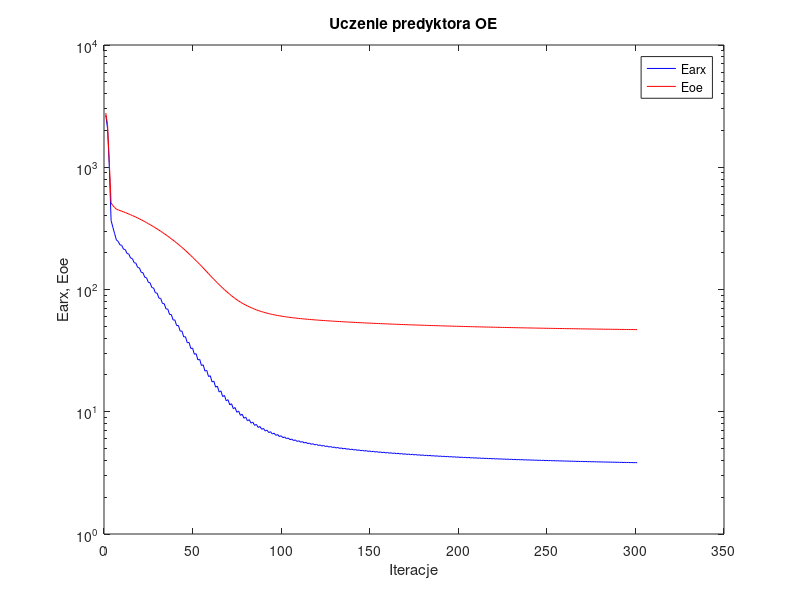
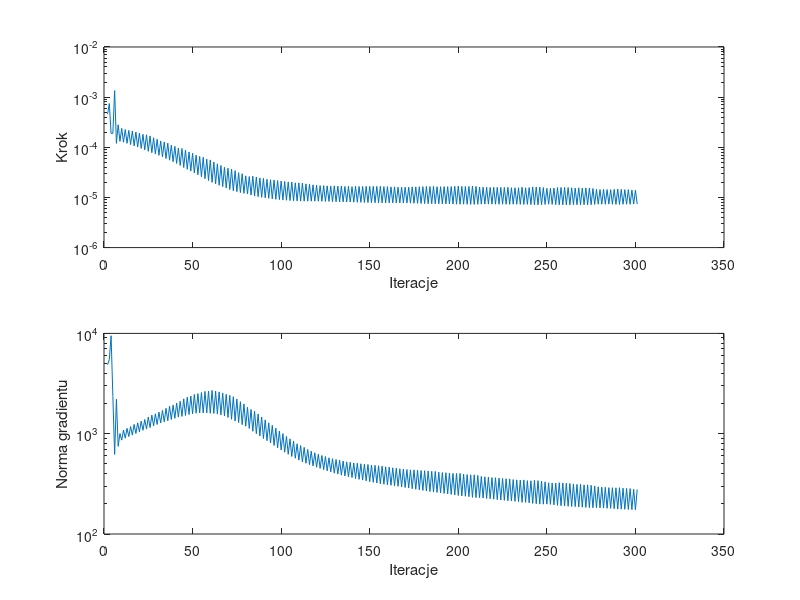

These charts were generated, in order, by the following MATLAB code:
%uczenie predyktora oe
clear all;
n=0; farx(n+1)=2.662922e+003; foe(n+1)=2.778904e+003; wspucz(n+1)=0.000000e+000; ng(n+1)=0.000000e+000;
n=1; farx(n+1)=2.074303e+003; foe(n+1)=2.235237e+003; krok(n+1)=4.576195e-004; ng(n+1)=4.867255e+003;
n=2; farx(n+1)=1.004971e+003; foe(n+1)=1.096132e+003; krok(n+1)=7.476124e-004; ng(n+1)=5.491155e+003;
n=3; farx(n+1)=3.674509e+002; foe(n+1)=5.119705e+002; krok(n+1)=1.890665e-004; ng(n+1)=9.476405e+003;
n=4; farx(n+1)=3.228005e+002; foe(n+1)=4.853030e+002; krok(n+1)=1.897438e-004; ng(n+1)=2.350445e+003;
n=5; farx(n+1)=2.864288e+002; foe(n+1)=4.693705e+002; krok(n+1)=1.350179e-003; ng(n+1)=6.218763e+002;
n=6; farx(n+1)=2.539122e+002; foe(n+1)=4.537435e+002; krok(n+1)=1.200037e-004; ng(n+1)=2.204605e+003;
n=7; farx(n+1)=2.476415e+002; foe(n+1)=4.480148e+002; krok(n+1)=2.815739e-004; ng(n+1)=7.488470e+002;
n=8; farx(n+1)=2.319472e+002; foe(n+1)=4.423962e+002; krok(n+1)=1.314970e-004; ng(n+1)=1.003127e+003;
n=9; farx(n+1)=2.296935e+002; foe(n+1)=4.370994e+002; krok(n+1)=2.385047e-004; ng(n+1)=8.629688e+002;
n=10; farx(n+1)=2.139076e+002; foe(n+1)=4.315684e+002; krok(n+1)=1.263309e-004; ng(n+1)=1.087434e+003;
n=11; farx(n+1)=2.119248e+002; foe(n+1)=4.261153e+002; krok(n+1)=2.263251e-004; ng(n+1)=9.025202e+002;
n=12; farx(n+1)=1.969788e+002; foe(n+1)=4.203966e+002; krok(n+1)=1.200037e-004; ng(n+1)=1.130649e+003;
n=13; farx(n+1)=1.951198e+002; foe(n+1)=4.147398e+002; krok(n+1)=2.171980e-004; ng(n+1)=9.369500e+002;
n=14; farx(n+1)=1.810297e+002; foe(n+1)=4.088396e+002; krok(n+1)=1.133097e-004; ng(n+1)=1.178083e+003;
n=15; farx(n+1)=1.792152e+002; foe(n+1)=4.029483e+002; krok(n+1)=2.116763e-004; ng(n+1)=9.681742e+002;
n=16; farx(n+1)=1.658434e+002; foe(n+1)=3.968248e+002; krok(n+1)=1.067624e-004; ng(n+1)=1.236749e+003;
n=17; farx(n+1)=1.642018e+002; foe(n+1)=3.907675e+002; krok(n+1)=2.015675e-004; ng(n+1)=1.004790e+003;
n=18; farx(n+1)=1.516073e+002; foe(n+1)=3.845079e+002; krok(n+1)=1.011842e-004; ng(n+1)=1.283195e+003;
n=19; farx(n+1)=1.502016e+002; foe(n+1)=3.783364e+002; krok(n+1)=1.912147e-004; ng(n+1)=1.044177e+003;
n=20; farx(n+1)=1.383701e+002; foe(n+1)=3.719444e+002; krok(n+1)=9.532169e-005; ng(n+1)=1.334191e+003;
n=21; farx(n+1)=1.371212e+002; foe(n+1)=3.656430e+002; krok(n+1)=1.812217e-004; ng(n+1)=1.082143e+003;
n=22; farx(n+1)=1.261258e+002; foe(n+1)=3.591741e+002; krok(n+1)=8.923578e-005; ng(n+1)=1.385421e+003;
n=23; farx(n+1)=1.249040e+002; foe(n+1)=3.526650e+002; krok(n+1)=1.775639e-004; ng(n+1)=1.113027e+003;
n=24; farx(n+1)=1.145160e+002; foe(n+1)=3.460000e+002; krok(n+1)=8.312662e-005; ng(n+1)=1.463568e+003;
n=25; farx(n+1)=1.134763e+002; foe(n+1)=3.394058e+002; krok(n+1)=1.687724e-004; ng(n+1)=1.151511e+003;
n=26; farx(n+1)=1.037153e+002; foe(n+1)=3.326448e+002; krok(n+1)=7.813213e-005; ng(n+1)=1.532068e+003;
n=27; farx(n+1)=1.029494e+002; foe(n+1)=3.260816e+002; krok(n+1)=1.547514e-004; ng(n+1)=1.196422e+003;
n=28; farx(n+1)=9.393991e+001; foe(n+1)=3.193900e+002; krok(n+1)=7.372297e-005; ng(n+1)=1.578715e+003;
n=29; farx(n+1)=9.336357e+001; foe(n+1)=3.128202e+002; krok(n+1)=1.446622e-004; ng(n+1)=1.236890e+003;
n=30; farx(n+1)=8.497834e+001; foe(n+1)=3.061305e+002; krok(n+1)=6.918420e-005; ng(n+1)=1.642179e+003;
n=31; farx(n+1)=8.459790e+001; foe(n+1)=2.995969e+002; krok(n+1)=1.340573e-004; ng(n+1)=1.278809e+003;
n=32; farx(n+1)=7.686442e+001; foe(n+1)=2.929500e+002; krok(n+1)=6.446963e-005; ng(n+1)=1.706565e+003;
n=33; farx(n+1)=7.657046e+001; foe(n+1)=2.863668e+002; krok(n+1)=1.275185e-004; ng(n+1)=1.312358e+003;
n=34; farx(n+1)=6.938619e+001; foe(n+1)=2.796927e+002; krok(n+1)=5.962617e-005; ng(n+1)=1.790355e+003;
n=35; farx(n+1)=6.918461e+001; foe(n+1)=2.730846e+002; krok(n+1)=1.209505e-004; ng(n+1)=1.346108e+003;
n=36; farx(n+1)=6.248401e+001; foe(n+1)=2.663952e+002; krok(n+1)=5.538211e-005; ng(n+1)=1.877325e+003;
n=37; farx(n+1)=6.243080e+001; foe(n+1)=2.598907e+002; krok(n+1)=1.098766e-004; ng(n+1)=1.387724e+003;
n=38; farx(n+1)=5.633468e+001; foe(n+1)=2.533814e+002; krok(n+1)=5.162212e-005; ng(n+1)=1.927340e+003;
n=39; farx(n+1)=5.635995e+001; foe(n+1)=2.468918e+002; krok(n+1)=1.043938e-004; ng(n+1)=1.423755e+003;
n=40; farx(n+1)=5.067578e+001; foe(n+1)=2.403729e+002; krok(n+1)=4.765565e-005; ng(n+1)=2.022297e+003;
n=41; farx(n+1)=5.082832e+001; foe(n+1)=2.340142e+002; krok(n+1)=9.675577e-005; ng(n+1)=1.465189e+003;
n=42; farx(n+1)=4.564142e+001; foe(n+1)=2.275722e+002; krok(n+1)=4.341873e-005; ng(n+1)=2.106850e+003;
n=43; farx(n+1)=4.575339e+001; foe(n+1)=2.211068e+002; krok(n+1)=9.441524e-005; ng(n+1)=1.487415e+003;
n=44; farx(n+1)=4.094337e+001; foe(n+1)=2.146529e+002; krok(n+1)=3.955346e-005; ng(n+1)=2.224975e+003;
n=45; farx(n+1)=4.109689e+001; foe(n+1)=2.082652e+002; krok(n+1)=8.836179e-005; ng(n+1)=1.519699e+003;
n=46; farx(n+1)=3.668775e+001; foe(n+1)=2.019549e+002; krok(n+1)=3.646823e-005; ng(n+1)=2.309200e+003;
n=47; farx(n+1)=3.692390e+001; foe(n+1)=1.957856e+002; krok(n+1)=8.083878e-005; ng(n+1)=1.554841e+003;
n=48; farx(n+1)=3.293284e+001; foe(n+1)=1.896985e+002; krok(n+1)=3.351833e-005; ng(n+1)=2.374336e+003;
n=49; farx(n+1)=3.319592e+001; foe(n+1)=1.836688e+002; krok(n+1)=7.619426e-005; ng(n+1)=1.578174e+003;
n=50; farx(n+1)=2.953754e+001; foe(n+1)=1.777352e+002; krok(n+1)=3.076914e-005; ng(n+1)=2.461581e+003;
n=51; farx(n+1)=2.984605e+001; foe(n+1)=1.719708e+002; krok(n+1)=6.976007e-005; ng(n+1)=1.601932e+003;
n=52; farx(n+1)=2.655529e+001; foe(n+1)=1.663315e+002; krok(n+1)=2.832743e-005; ng(n+1)=2.507560e+003;
n=53; farx(n+1)=2.687780e+001; foe(n+1)=1.607866e+002; krok(n+1)=6.564208e-005; ng(n+1)=1.612718e+003;
n=54; farx(n+1)=2.390257e+001; foe(n+1)=1.553723e+002; krok(n+1)=2.581106e-005; ng(n+1)=2.573883e+003;
n=55; farx(n+1)=2.420592e+001; foe(n+1)=1.500006e+002; krok(n+1)=6.293327e-005; ng(n+1)=1.609206e+003;
n=56; farx(n+1)=2.149833e+001; foe(n+1)=1.448106e+002; krok(n+1)=2.364703e-005; ng(n+1)=2.640469e+003;
n=57; farx(n+1)=2.181368e+001; foe(n+1)=1.397785e+002; krok(n+1)=5.815705e-005; ng(n+1)=1.610970e+003;
n=58; farx(n+1)=1.940676e+001; foe(n+1)=1.349533e+002; krok(n+1)=2.170937e-005; ng(n+1)=2.654693e+003;
n=59; farx(n+1)=1.970482e+001; foe(n+1)=1.301751e+002; krok(n+1)=5.603333e-005; ng(n+1)=1.597995e+003;
n=60; farx(n+1)=1.751591e+001; foe(n+1)=1.256105e+002; krok(n+1)=1.999909e-005; ng(n+1)=2.699345e+003;
n=61; farx(n+1)=1.782959e+001; foe(n+1)=1.212860e+002; krok(n+1)=5.090921e-005; ng(n+1)=1.591167e+003;
n=62; farx(n+1)=1.589854e+001; foe(n+1)=1.171713e+002; krok(n+1)=1.865637e-005; ng(n+1)=2.659943e+003;
n=63; farx(n+1)=1.620984e+001; foe(n+1)=1.132578e+002; krok(n+1)=4.687315e-005; ng(n+1)=1.570734e+003;
n=64; farx(n+1)=1.450491e+001; foe(n+1)=1.095647e+002; krok(n+1)=1.744002e-005; ng(n+1)=2.610601e+003;
n=65; farx(n+1)=1.480772e+001; foe(n+1)=1.060477e+002; krok(n+1)=4.341873e-005; ng(n+1)=1.540174e+003;
n=66; farx(n+1)=1.329845e+001; foe(n+1)=1.027545e+002; krok(n+1)=1.641052e-005; ng(n+1)=2.548508e+003;
n=67; farx(n+1)=1.359885e+001; foe(n+1)=9.965338e+001; krok(n+1)=3.990378e-005; ng(n+1)=1.506008e+003;
n=68; farx(n+1)=1.227525e+001; foe(n+1)=9.674597e+001; krok(n+1)=1.539716e-005; ng(n+1)=2.468101e+003;
n=69; farx(n+1)=1.255432e+001; foe(n+1)=9.395934e+001; krok(n+1)=3.828771e-005; ng(n+1)=1.453006e+003;
n=70; farx(n+1)=1.137765e+001; foe(n+1)=9.135472e+001; krok(n+1)=1.438760e-005; ng(n+1)=2.410990e+003;
n=71; farx(n+1)=1.163528e+001; foe(n+1)=8.887475e+001; krok(n+1)=3.673902e-005; ng(n+1)=1.393569e+003;
n=72; farx(n+1)=1.058827e+001; foe(n+1)=8.656577e+001; krok(n+1)=1.356957e-005; ng(n+1)=2.337137e+003;
n=73; farx(n+1)=1.083048e+001; foe(n+1)=8.441649e+001; krok(n+1)=3.418410e-005; ng(n+1)=1.337730e+003;
n=74; farx(n+1)=9.908571e+000; foe(n+1)=8.242972e+001; krok(n+1)=1.302585e-005; ng(n+1)=2.219376e+003;
n=75; farx(n+1)=1.014333e+001; foe(n+1)=8.060994e+001; krok(n+1)=3.117191e-005; ng(n+1)=1.291817e+003;
n=76; farx(n+1)=9.340974e+000; foe(n+1)=7.892077e+001; krok(n+1)=1.250178e-005; ng(n+1)=2.085106e+003;
n=77; farx(n+1)=9.557561e+000; foe(n+1)=7.733942e+001; krok(n+1)=2.973907e-005; ng(n+1)=1.231515e+003;
n=78; farx(n+1)=8.839879e+000; foe(n+1)=7.587462e+001; krok(n+1)=1.209447e-005; ng(n+1)=1.980590e+003;
n=79; farx(n+1)=9.047669e+000; foe(n+1)=7.454931e+001; krok(n+1)=2.692622e-005; ng(n+1)=1.186986e+003;
n=80; farx(n+1)=8.423823e+000; foe(n+1)=7.331807e+001; krok(n+1)=1.175619e-005; ng(n+1)=1.835701e+003;
n=81; farx(n+1)=8.616381e+000; foe(n+1)=7.216775e+001; krok(n+1)=2.605170e-005; ng(n+1)=1.128585e+003;
n=82; farx(n+1)=8.064095e+000; foe(n+1)=7.109167e+001; krok(n+1)=1.115447e-005; ng(n+1)=1.744435e+003;
n=83; farx(n+1)=8.233115e+000; foe(n+1)=7.006039e+001; krok(n+1)=2.648762e-005; ng(n+1)=1.056726e+003;
n=84; farx(n+1)=7.732005e+000; foe(n+1)=6.910384e+001; krok(n+1)=1.066004e-005; ng(n+1)=1.674768e+003;
n=85; farx(n+1)=7.886932e+000; foe(n+1)=6.821391e+001; krok(n+1)=2.560827e-005; ng(n+1)=1.000247e+003;
n=86; farx(n+1)=7.439220e+000; foe(n+1)=6.738754e+001; krok(n+1)=1.034200e-005; ng(n+1)=1.573625e+003;
n=87; farx(n+1)=7.582038e+000; foe(n+1)=6.662404e+001; krok(n+1)=2.450546e-005; ng(n+1)=9.492875e+002;
n=88; farx(n+1)=7.185145e+000; foe(n+1)=6.591482e+001; krok(n+1)=1.003721e-005; ng(n+1)=1.467986e+003;
n=89; farx(n+1)=7.313324e+000; foe(n+1)=6.524671e+001; krok(n+1)=2.394830e-005; ng(n+1)=8.949152e+002;
n=90; farx(n+1)=6.956301e+000; foe(n+1)=6.463350e+001; krok(n+1)=9.836241e-006; ng(n+1)=1.372582e+003;
n=91; farx(n+1)=7.077420e+000; foe(n+1)=6.406166e+001; krok(n+1)=2.296646e-005; ng(n+1)=8.525011e+002;
n=92; farx(n+1)=6.755912e+000; foe(n+1)=6.352885e+001; krok(n+1)=9.628751e-006; ng(n+1)=1.283658e+003;
n=93; farx(n+1)=6.869585e+000; foe(n+1)=6.303130e+001; krok(n+1)=2.253084e-005; ng(n+1)=8.088977e+002;
n=94; farx(n+1)=6.577864e+000; foe(n+1)=6.256016e+001; krok(n+1)=9.351708e-006; ng(n+1)=1.211686e+003;
n=95; farx(n+1)=6.680763e+000; foe(n+1)=6.211835e+001; krok(n+1)=2.224570e-005; ng(n+1)=7.628650e+002;
n=96; farx(n+1)=6.415977e+000; foe(n+1)=6.170448e+001; krok(n+1)=9.177209e-006; ng(n+1)=1.135251e+003;
n=97; farx(n+1)=6.511473e+000; foe(n+1)=6.131525e+001; krok(n+1)=2.170937e-005; ng(n+1)=7.233762e+002;
n=98; farx(n+1)=6.270091e+000; foe(n+1)=6.095046e+001; krok(n+1)=9.049168e-006; ng(n+1)=1.062729e+003;
n=99; farx(n+1)=6.360297e+000; foe(n+1)=6.060694e+001; krok(n+1)=2.122479e-005; ng(n+1)=6.880714e+002;
n=100; farx(n+1)=6.138631e+000; foe(n+1)=6.028151e+001; krok(n+1)=8.913402e-006; ng(n+1)=1.000227e+003;
n=101; farx(n+1)=6.223436e+000; foe(n+1)=5.997523e+001; krok(n+1)=2.077412e-005; ng(n+1)=6.546305e+002;
n=102; farx(n+1)=6.019580e+000; foe(n+1)=5.968397e+001; krok(n+1)=8.799185e-006; ng(n+1)=9.406410e+002;
n=103; farx(n+1)=6.099516e+000; foe(n+1)=5.940834e+001; krok(n+1)=2.042530e-005; ng(n+1)=6.233490e+002;
n=104; farx(n+1)=5.911419e+000; foe(n+1)=5.914539e+001; krok(n+1)=8.671956e-006; ng(n+1)=8.875678e+002;
n=105; farx(n+1)=5.986635e+000; foe(n+1)=5.889387e+001; krok(n+1)=2.031935e-005; ng(n+1)=5.929445e+002;
n=106; farx(n+1)=5.810566e+000; foe(n+1)=5.865366e+001; krok(n+1)=8.600086e-006; ng(n+1)=8.426641e+002;
n=107; farx(n+1)=5.882341e+000; foe(n+1)=5.842693e+001; krok(n+1)=1.954543e-005; ng(n+1)=5.699814e+002;
n=108; farx(n+1)=5.720264e+000; foe(n+1)=5.821048e+001; krok(n+1)=8.546025e-006; ng(n+1)=7.928216e+002;
n=109; farx(n+1)=5.788563e+000; foe(n+1)=5.800051e+001; krok(n+1)=1.954543e-005; ng(n+1)=5.452031e+002;
n=110; farx(n+1)=5.635835e+000; foe(n+1)=5.779941e+001; krok(n+1)=8.445859e-006; ng(n+1)=7.615200e+002;
n=111; farx(n+1)=5.701395e+000; foe(n+1)=5.760521e+001; krok(n+1)=1.934393e-005; ng(n+1)=5.237840e+002;
n=112; farx(n+1)=5.556704e+000; foe(n+1)=5.741837e+001; krok(n+1)=8.423638e-006; ng(n+1)=7.300875e+002;
n=113; farx(n+1)=5.620427e+000; foe(n+1)=5.724048e+001; krok(n+1)=1.865637e-005; ng(n+1)=5.074400e+002;
n=114; farx(n+1)=5.484696e+000; foe(n+1)=5.706827e+001; krok(n+1)=8.423638e-006; ng(n+1)=6.960062e+002;
n=115; farx(n+1)=5.546315e+000; foe(n+1)=5.690259e+001; krok(n+1)=1.829642e-005; ng(n+1)=4.907878e+002;
n=116; farx(n+1)=5.417562e+000; foe(n+1)=5.674175e+001; krok(n+1)=8.423638e-006; ng(n+1)=6.703514e+002;
n=117; farx(n+1)=5.477563e+000; foe(n+1)=5.658742e+001; krok(n+1)=1.782680e-005; ng(n+1)=4.767747e+002;
n=118; farx(n+1)=5.355488e+000; foe(n+1)=5.643682e+001; krok(n+1)=8.423638e-006; ng(n+1)=6.458218e+002;
n=119; farx(n+1)=5.413733e+000; foe(n+1)=5.629171e+001; krok(n+1)=1.747813e-005; ng(n+1)=4.632098e+002;
n=120; farx(n+1)=5.297519e+000; foe(n+1)=5.614986e+001; krok(n+1)=8.423638e-006; ng(n+1)=6.242838e+002;
n=121; farx(n+1)=5.354344e+000; foe(n+1)=5.601285e+001; krok(n+1)=1.720017e-005; ng(n+1)=4.509851e+002;
n=122; farx(n+1)=5.243611e+000; foe(n+1)=5.587828e+001; krok(n+1)=8.378583e-006; ng(n+1)=6.060854e+002;
n=123; farx(n+1)=5.298785e+000; foe(n+1)=5.574728e+001; krok(n+1)=1.720017e-005; ng(n+1)=4.377975e+002;
n=124; farx(n+1)=5.192432e+000; foe(n+1)=5.561835e+001; krok(n+1)=8.316918e-006; ng(n+1)=5.924461e+002;
n=125; farx(n+1)=5.245605e+000; foe(n+1)=5.549295e+001; krok(n+1)=1.700060e-005; ng(n+1)=4.259141e+002;
n=126; farx(n+1)=5.143792e+000; foe(n+1)=5.537044e+001; krok(n+1)=8.329312e-006; ng(n+1)=5.751746e+002;
n=127; farx(n+1)=5.196126e+000; foe(n+1)=5.525097e+001; krok(n+1)=1.684728e-005; ng(n+1)=4.165380e+002;
n=128; farx(n+1)=5.098445e+000; foe(n+1)=5.513313e+001; krok(n+1)=8.245594e-006; ng(n+1)=5.635357e+002;
n=129; farx(n+1)=5.149065e+000; foe(n+1)=5.501726e+001; krok(n+1)=1.700240e-005; ng(n+1)=4.045240e+002;
n=130; farx(n+1)=5.054462e+000; foe(n+1)=5.490339e+001; krok(n+1)=8.205260e-006; ng(n+1)=5.539543e+002;
n=131; farx(n+1)=5.104032e+000; foe(n+1)=5.479232e+001; krok(n+1)=1.684728e-005; ng(n+1)=3.960163e+002;
n=132; farx(n+1)=5.013081e+000; foe(n+1)=5.468272e+001; krok(n+1)=8.155065e-006; ng(n+1)=5.431352e+002;
n=133; farx(n+1)=5.061133e+000; foe(n+1)=5.457509e+001; krok(n+1)=1.686358e-005; ng(n+1)=3.862454e+002;
n=134; farx(n+1)=4.973025e+000; foe(n+1)=5.446935e+001; krok(n+1)=8.151193e-006; ng(n+1)=5.343799e+002;
n=135; farx(n+1)=5.020086e+000; foe(n+1)=5.436621e+001; krok(n+1)=1.657544e-005; ng(n+1)=3.796509e+002;
n=136; farx(n+1)=4.935496e+000; foe(n+1)=5.426468e+001; krok(n+1)=8.129247e-006; ng(n+1)=5.236652e+002;
n=137; farx(n+1)=4.981457e+000; foe(n+1)=5.416456e+001; krok(n+1)=1.665862e-005; ng(n+1)=3.712865e+002;
n=138; farx(n+1)=4.899062e+000; foe(n+1)=5.406586e+001; krok(n+1)=8.106422e-006; ng(n+1)=5.187869e+002;
n=139; farx(n+1)=4.944070e+000; foe(n+1)=5.396958e+001; krok(n+1)=1.641052e-005; ng(n+1)=3.655513e+002;
n=140; farx(n+1)=4.865018e+000; foe(n+1)=5.387452e+001; krok(n+1)=8.058704e-006; ng(n+1)=5.098226e+002;
n=141; farx(n+1)=4.908849e+000; foe(n+1)=5.378023e+001; krok(n+1)=1.668452e-005; ng(n+1)=3.568389e+002;
n=142; farx(n+1)=4.831620e+000; foe(n+1)=5.368721e+001; krok(n+1)=8.001301e-006; ng(n+1)=5.084198e+002;
n=143; farx(n+1)=4.874420e+000; foe(n+1)=5.359590e+001; krok(n+1)=1.657544e-005; ng(n+1)=3.507989e+002;
n=144; farx(n+1)=4.799644e+000; foe(n+1)=5.350589e+001; krok(n+1)=7.989188e-006; ng(n+1)=5.014998e+002;
n=145; farx(n+1)=4.841619e+000; foe(n+1)=5.341740e+001; krok(n+1)=1.653919e-005; ng(n+1)=3.450664e+002;
n=146; farx(n+1)=4.769122e+000; foe(n+1)=5.332987e+001; krok(n+1)=7.940086e-006; ng(n+1)=4.968254e+002;
n=147; farx(n+1)=4.810076e+000; foe(n+1)=5.324352e+001; krok(n+1)=1.663384e-005; ng(n+1)=3.384965e+002;
n=148; farx(n+1)=4.739556e+000; foe(n+1)=5.315819e+001; krok(n+1)=7.895680e-006; ng(n+1)=4.931536e+002;
n=149; farx(n+1)=4.779493e+000; foe(n+1)=5.307412e+001; krok(n+1)=1.662220e-005; ng(n+1)=3.327735e+002;
n=150; farx(n+1)=4.711077e+000; foe(n+1)=5.299122e+001; krok(n+1)=7.866658e-006; ng(n+1)=4.877746e+002;
n=151; farx(n+1)=4.750169e+000; foe(n+1)=5.290933e+001; krok(n+1)=1.666809e-005; ng(n+1)=3.273231e+002;
n=152; farx(n+1)=4.683500e+000; foe(n+1)=5.282846e+001; krok(n+1)=7.835092e-006; ng(n+1)=4.841129e+002;
n=153; farx(n+1)=4.721780e+000; foe(n+1)=5.274887e+001; krok(n+1)=1.663384e-005; ng(n+1)=3.224941e+002;
n=154; farx(n+1)=4.656996e+000; foe(n+1)=5.267016e+001; krok(n+1)=7.803699e-006; ng(n+1)=4.793953e+002;
n=155; farx(n+1)=4.694399e+000; foe(n+1)=5.259255e+001; krok(n+1)=1.665862e-005; ng(n+1)=3.174326e+002;
n=156; farx(n+1)=4.631188e+000; foe(n+1)=5.251583e+001; krok(n+1)=7.794783e-006; ng(n+1)=4.751436e+002;
n=157; farx(n+1)=4.667746e+000; foe(n+1)=5.244066e+001; krok(n+1)=1.645337e-005; ng(n+1)=3.136454e+002;
n=158; farx(n+1)=4.606563e+000; foe(n+1)=5.236642e+001; krok(n+1)=7.792977e-006; ng(n+1)=4.679565e+002;
n=159; farx(n+1)=4.642296e+000; foe(n+1)=5.229316e+001; krok(n+1)=1.643712e-005; ng(n+1)=3.091637e+002;
n=160; farx(n+1)=4.582578e+000; foe(n+1)=5.222085e+001; krok(n+1)=7.794783e-006; ng(n+1)=4.636562e+002;
n=161; farx(n+1)=4.617573e+000; foe(n+1)=5.214991e+001; krok(n+1)=1.622543e-005; ng(n+1)=3.058935e+002;
n=162; farx(n+1)=4.559697e+000; foe(n+1)=5.207984e+001; krok(n+1)=7.792977e-006; ng(n+1)=4.569656e+002;
n=163; farx(n+1)=4.593945e+000; foe(n+1)=5.201064e+001; krok(n+1)=1.622543e-005; ng(n+1)=3.017342e+002;
n=164; farx(n+1)=4.537350e+000; foe(n+1)=5.194227e+001; krok(n+1)=7.794783e-006; ng(n+1)=4.532588e+002;
n=165; farx(n+1)=4.570899e+000; foe(n+1)=5.187524e+001; krok(n+1)=1.600260e-005; ng(n+1)=2.988526e+002;
n=166; farx(n+1)=4.516050e+000; foe(n+1)=5.180897e+001; krok(n+1)=7.792977e-006; ng(n+1)=4.465945e+002;
n=167; farx(n+1)=4.548914e+000; foe(n+1)=5.174348e+001; krok(n+1)=1.604172e-005; ng(n+1)=2.948192e+002;
n=168; farx(n+1)=4.495363e+000; foe(n+1)=5.167867e+001; krok(n+1)=7.760930e-006; ng(n+1)=4.437168e+002;
n=169; farx(n+1)=4.527438e+000; foe(n+1)=5.161468e+001; krok(n+1)=1.602043e-005; ng(n+1)=2.909247e+002;
n=170; farx(n+1)=4.475286e+000; foe(n+1)=5.155153e+001; krok(n+1)=7.745883e-006; ng(n+1)=4.392654e+002;
n=171; farx(n+1)=4.506687e+000; foe(n+1)=5.148903e+001; krok(n+1)=1.602043e-005; ng(n+1)=2.872659e+002;
n=172; farx(n+1)=4.455954e+000; foe(n+1)=5.142734e+001; krok(n+1)=7.698578e-006; ng(n+1)=4.357529e+002;
n=173; farx(n+1)=4.486720e+000; foe(n+1)=5.136584e+001; krok(n+1)=1.625849e-005; ng(n+1)=2.826733e+002;
n=174; farx(n+1)=4.436856e+000; foe(n+1)=5.130508e+001; krok(n+1)=7.651404e-006; ng(n+1)=4.356321e+002;
n=175; farx(n+1)=4.467026e+000; foe(n+1)=5.124505e+001; krok(n+1)=1.625776e-005; ng(n+1)=2.793092e+002;
n=176; farx(n+1)=4.418331e+000; foe(n+1)=5.118564e+001; krok(n+1)=7.626235e-006; ng(n+1)=4.324529e+002;
n=177; farx(n+1)=4.447926e+000; foe(n+1)=5.112694e+001; krok(n+1)=1.630239e-005; ng(n+1)=2.758524e+002;
n=178; farx(n+1)=4.400367e+000; foe(n+1)=5.106874e+001; krok(n+1)=7.585237e-006; ng(n+1)=4.299473e+002;
n=179; farx(n+1)=4.429326e+000; foe(n+1)=5.101115e+001; krok(n+1)=1.641052e-005; ng(n+1)=2.720383e+002;
n=180; farx(n+1)=4.382879e+000; foe(n+1)=5.095408e+001; krok(n+1)=7.535405e-006; ng(n+1)=4.277641e+002;
n=181; farx(n+1)=4.411147e+000; foe(n+1)=5.089744e+001; krok(n+1)=1.654943e-005; ng(n+1)=2.681018e+002;
n=182; farx(n+1)=4.365616e+000; foe(n+1)=5.084149e+001; krok(n+1)=7.517282e-006; ng(n+1)=4.254774e+002;
n=183; farx(n+1)=4.393376e+000; foe(n+1)=5.078630e+001; krok(n+1)=1.649003e-005; ng(n+1)=2.653905e+002;
n=184; farx(n+1)=4.348985e+000; foe(n+1)=5.073163e+001; krok(n+1)=7.488082e-006; ng(n+1)=4.218887e+002;
n=185; farx(n+1)=4.376219e+000; foe(n+1)=5.067744e+001; krok(n+1)=1.663384e-005; ng(n+1)=2.619190e+002;
n=186; farx(n+1)=4.332547e+000; foe(n+1)=5.062368e+001; krok(n+1)=7.471755e-006; ng(n+1)=4.206210e+002;
n=187; farx(n+1)=4.359104e+000; foe(n+1)=5.057102e+001; krok(n+1)=1.637351e-005; ng(n+1)=2.596658e+002;
n=188; farx(n+1)=4.316786e+000; foe(n+1)=5.051902e+001; krok(n+1)=7.488082e-006; ng(n+1)=4.132936e+002;
n=189; farx(n+1)=4.342814e+000; foe(n+1)=5.046750e+001; krok(n+1)=1.637351e-005; ng(n+1)=2.568291e+002;
n=190; farx(n+1)=4.301433e+000; foe(n+1)=5.041661e+001; krok(n+1)=7.470954e-006; ng(n+1)=4.101407e+002;
n=191; farx(n+1)=4.327016e+000; foe(n+1)=5.036622e+001; krok(n+1)=1.641052e-005; ng(n+1)=2.540822e+002;
n=192; farx(n+1)=4.286485e+000; foe(n+1)=5.031628e+001; krok(n+1)=7.440373e-006; ng(n+1)=4.079886e+002;
n=193; farx(n+1)=4.311493e+000; foe(n+1)=5.026688e+001; krok(n+1)=1.641304e-005; ng(n+1)=2.511751e+002;
n=194; farx(n+1)=4.271897e+000; foe(n+1)=5.021807e+001; krok(n+1)=7.426417e-006; ng(n+1)=4.044003e+002;
n=195; farx(n+1)=4.296435e+000; foe(n+1)=5.016970e+001; krok(n+1)=1.643712e-005; ng(n+1)=2.484719e+002;
n=196; farx(n+1)=4.257783e+000; foe(n+1)=5.012185e+001; krok(n+1)=7.381362e-006; ng(n+1)=4.017854e+002;
n=197; farx(n+1)=4.281819e+000; foe(n+1)=5.007410e+001; krok(n+1)=1.666649e-005; ng(n+1)=2.449169e+002;
n=198; farx(n+1)=4.243815e+000; foe(n+1)=5.002692e+001; krok(n+1)=7.338903e-006; ng(n+1)=4.012056e+002;
n=199; farx(n+1)=4.267572e+000; foe(n+1)=4.998008e+001; krok(n+1)=1.684728e-005; ng(n+1)=2.421565e+002;
n=200; farx(n+1)=4.230031e+000; foe(n+1)=4.993340e+001; krok(n+1)=7.304702e-006; ng(n+1)=4.016705e+002;
n=201; farx(n+1)=4.253164e+000; foe(n+1)=4.988771e+001; krok(n+1)=1.662220e-005; ng(n+1)=2.400675e+002;
n=202; farx(n+1)=4.216677e+000; foe(n+1)=4.984250e+001; krok(n+1)=7.334139e-006; ng(n+1)=3.949187e+002;
n=203; farx(n+1)=4.239442e+000; foe(n+1)=4.979796e+001; krok(n+1)=1.653919e-005; ng(n+1)=2.381254e+002;
n=204; farx(n+1)=4.203770e+000; foe(n+1)=4.975371e+001; krok(n+1)=7.316160e-006; ng(n+1)=3.917278e+002;
n=205; farx(n+1)=4.226071e+000; foe(n+1)=4.970999e+001; krok(n+1)=1.656922e-005; ng(n+1)=2.355243e+002;
n=206; farx(n+1)=4.191294e+000; foe(n+1)=4.966662e+001; krok(n+1)=7.265431e-006; ng(n+1)=3.889674e+002;
n=207; farx(n+1)=4.213123e+000; foe(n+1)=4.962324e+001; krok(n+1)=1.689172e-005; ng(n+1)=2.318562e+002;
n=208; farx(n+1)=4.178661e+000; foe(n+1)=4.958034e+001; krok(n+1)=7.258975e-006; ng(n+1)=3.891492e+002;
n=209; farx(n+1)=4.200128e+000; foe(n+1)=4.953835e+001; krok(n+1)=1.656922e-005; ng(n+1)=2.308307e+002;
n=210; farx(n+1)=4.166462e+000; foe(n+1)=4.949670e+001; krok(n+1)=7.304702e-006; ng(n+1)=3.833980e+002;
n=211; farx(n+1)=4.187381e+000; foe(n+1)=4.945602e+001; krok(n+1)=1.611741e-005; ng(n+1)=2.298379e+002;
n=212; farx(n+1)=4.154816e+000; foe(n+1)=4.941593e+001; krok(n+1)=7.359719e-006; ng(n+1)=3.747273e+002;
n=213; farx(n+1)=4.175399e+000; foe(n+1)=4.937621e+001; krok(n+1)=1.602043e-005; ng(n+1)=2.281300e+002;
n=214; farx(n+1)=4.143495e+000; foe(n+1)=4.933697e+001; krok(n+1)=7.359719e-006; ng(n+1)=3.714985e+002;
n=215; farx(n+1)=4.163751e+000; foe(n+1)=4.929810e+001; krok(n+1)=1.597838e-005; ng(n+1)=2.262530e+002;
n=216; farx(n+1)=4.132422e+000; foe(n+1)=4.925961e+001; krok(n+1)=7.359141e-006; ng(n+1)=3.688946e+002;
n=217; farx(n+1)=4.152293e+000; foe(n+1)=4.922163e+001; krok(n+1)=1.584198e-005; ng(n+1)=2.245820e+002;
n=218; farx(n+1)=4.121701e+000; foe(n+1)=4.918404e+001; krok(n+1)=7.359719e-006; ng(n+1)=3.647890e+002;
n=219; farx(n+1)=4.141314e+000; foe(n+1)=4.914674e+001; krok(n+1)=1.592832e-005; ng(n+1)=2.224426e+002;
n=220; farx(n+1)=4.111199e+000; foe(n+1)=4.910965e+001; krok(n+1)=7.323089e-006; ng(n+1)=3.640417e+002;
n=221; farx(n+1)=4.130412e+000; foe(n+1)=4.907296e+001; krok(n+1)=1.593982e-005; ng(n+1)=2.201806e+002;
n=222; farx(n+1)=4.100883e+000; foe(n+1)=4.903659e+001; krok(n+1)=7.316160e-006; ng(n+1)=3.612702e+002;
n=223; farx(n+1)=4.119723e+000; foe(n+1)=4.900059e+001; krok(n+1)=1.588017e-005; ng(n+1)=2.182716e+002;
n=224; farx(n+1)=4.090779e+000; foe(n+1)=4.896499e+001; krok(n+1)=7.323089e-006; ng(n+1)=3.579588e+002;
n=225; farx(n+1)=4.109340e+000; foe(n+1)=4.892977e+001; krok(n+1)=1.581864e-005; ng(n+1)=2.166648e+002;
n=226; farx(n+1)=4.080980e+000; foe(n+1)=4.889482e+001; krok(n+1)=7.303802e-006; ng(n+1)=3.554180e+002;
n=227; farx(n+1)=4.099264e+000; foe(n+1)=4.886013e+001; krok(n+1)=1.592832e-005; ng(n+1)=2.144625e+002;
n=228; farx(n+1)=4.071212e+000; foe(n+1)=4.882564e+001; krok(n+1)=7.304702e-006; ng(n+1)=3.545792e+002;
n=229; farx(n+1)=4.089144e+000; foe(n+1)=4.879187e+001; krok(n+1)=1.563162e-005; ng(n+1)=2.135032e+002;
n=230; farx(n+1)=4.061819e+000; foe(n+1)=4.875835e+001; krok(n+1)=7.334139e-006; ng(n+1)=3.490019e+002;
n=231; farx(n+1)=4.079482e+000; foe(n+1)=4.872524e+001; krok(n+1)=1.558957e-005; ng(n+1)=2.118909e+002;
n=232; farx(n+1)=4.052681e+000; foe(n+1)=4.869232e+001; krok(n+1)=7.316160e-006; ng(n+1)=3.466607e+002;
n=233; farx(n+1)=4.070029e+000; foe(n+1)=4.865970e+001; krok(n+1)=1.563162e-005; ng(n+1)=2.098472e+002;
n=234; farx(n+1)=4.043814e+000; foe(n+1)=4.862731e+001; krok(n+1)=7.265431e-006; ng(n+1)=3.447183e+002;
n=235; farx(n+1)=4.060897e+000; foe(n+1)=4.859487e+001; krok(n+1)=1.597537e-005; ng(n+1)=2.070347e+002;
n=236; farx(n+1)=4.034748e+000; foe(n+1)=4.856265e+001; krok(n+1)=7.258975e-006; ng(n+1)=3.460746e+002;
n=237; farx(n+1)=4.051555e+000; foe(n+1)=4.853119e+001; krok(n+1)=1.558957e-005; ng(n+1)=2.066862e+002;
n=238; farx(n+1)=4.026192e+000; foe(n+1)=4.849991e+001; krok(n+1)=7.265431e-006; ng(n+1)=3.402882e+002;
n=239; farx(n+1)=4.042684e+000; foe(n+1)=4.846877e+001; krok(n+1)=1.573332e-005; ng(n+1)=2.044911e+002;
n=240; farx(n+1)=4.017819e+000; foe(n+1)=4.843791e+001; krok(n+1)=7.204914e-006; ng(n+1)=3.391903e+002;
n=241; farx(n+1)=4.034177e+000; foe(n+1)=4.840688e+001; krok(n+1)=1.621284e-005; ng(n+1)=2.018697e+002;
n=242; farx(n+1)=4.009348e+000; foe(n+1)=4.837590e+001; krok(n+1)=7.133044e-006; ng(n+1)=3.428331e+002;
n=243; farx(n+1)=4.025428e+000; foe(n+1)=4.834537e+001; krok(n+1)=1.621284e-005; ng(n+1)=2.003160e+002;
n=244; farx(n+1)=4.001051e+000; foe(n+1)=4.831492e+001; krok(n+1)=7.118613e-006; ng(n+1)=3.406014e+002;
n=245; farx(n+1)=4.016733e+000; foe(n+1)=4.828484e+001; krok(n+1)=1.611741e-005; ng(n+1)=1.987048e+002;
n=246; farx(n+1)=3.992790e+000; foe(n+1)=4.825513e+001; krok(n+1)=7.172631e-006; ng(n+1)=3.363074e+002;
n=247; farx(n+1)=4.008247e+000; foe(n+1)=4.822596e+001; krok(n+1)=1.573332e-005; ng(n+1)=1.984094e+002;
n=248; farx(n+1)=3.984732e+000; foe(n+1)=4.819707e+001; krok(n+1)=7.258975e-006; ng(n+1)=3.310564e+002;
n=249; farx(n+1)=3.999941e+000; foe(n+1)=4.816892e+001; krok(n+1)=1.517047e-005; ng(n+1)=1.986584e+002;
n=250; farx(n+1)=3.977145e+000; foe(n+1)=4.814101e+001; krok(n+1)=7.316160e-006; ng(n+1)=3.239144e+002;
n=251; farx(n+1)=3.992167e+000; foe(n+1)=4.811335e+001; krok(n+1)=1.515170e-005; ng(n+1)=1.974514e+002;
n=252; farx(n+1)=3.969829e+000; foe(n+1)=4.808584e+001; krok(n+1)=7.265431e-006; ng(n+1)=3.223608e+002;
n=253; farx(n+1)=3.984560e+000; foe(n+1)=4.805829e+001; krok(n+1)=1.539716e-005; ng(n+1)=1.951286e+002;
n=254; farx(n+1)=3.962565e+000; foe(n+1)=4.803105e+001; krok(n+1)=7.204914e-006; ng(n+1)=3.221738e+002;
n=255; farx(n+1)=3.977171e+000; foe(n+1)=4.800364e+001; krok(n+1)=1.576802e-005; ng(n+1)=1.929744e+002;
n=256; farx(n+1)=3.955273e+000; foe(n+1)=4.797638e+001; krok(n+1)=7.137645e-006; ng(n+1)=3.246249e+002;
n=257; farx(n+1)=3.969632e+000; foe(n+1)=4.794930e+001; krok(n+1)=1.581864e-005; ng(n+1)=1.914044e+002;
n=258; farx(n+1)=3.948083e+000; foe(n+1)=4.792244e+001; krok(n+1)=7.122056e-006; ng(n+1)=3.229858e+002;
n=259; farx(n+1)=3.962222e+000; foe(n+1)=4.789574e+001; krok(n+1)=1.584198e-005; ng(n+1)=1.899928e+002;
n=260; farx(n+1)=3.940981e+000; foe(n+1)=4.786926e+001; krok(n+1)=7.118613e-006; ng(n+1)=3.213382e+002;
n=261; farx(n+1)=3.954921e+000; foe(n+1)=4.784303e+001; krok(n+1)=1.577348e-005; ng(n+1)=1.889054e+002;
n=262; farx(n+1)=3.933991e+000; foe(n+1)=4.781699e+001; krok(n+1)=7.133044e-006; ng(n+1)=3.191012e+002;
n=263; farx(n+1)=3.947718e+000; foe(n+1)=4.779130e+001; krok(n+1)=1.558595e-005; ng(n+1)=1.881177e+002;
n=264; farx(n+1)=3.927136e+000; foe(n+1)=4.776582e+001; krok(n+1)=7.172631e-006; ng(n+1)=3.156942e+002;
n=265; farx(n+1)=3.940699e+000; foe(n+1)=4.774074e+001; krok(n+1)=1.535151e-005; ng(n+1)=1.876284e+002;
n=266; farx(n+1)=3.920605e+000; foe(n+1)=4.771578e+001; krok(n+1)=7.156975e-006; ng(n+1)=3.123575e+002;
n=267; farx(n+1)=3.933986e+000; foe(n+1)=4.769084e+001; krok(n+1)=1.558957e-005; ng(n+1)=1.859514e+002;
n=268; farx(n+1)=3.914030e+000; foe(n+1)=4.766603e+001; krok(n+1)=7.133044e-006; ng(n+1)=3.128687e+002;
n=269; farx(n+1)=3.927142e+000; foe(n+1)=4.764154e+001; krok(n+1)=1.539716e-005; ng(n+1)=1.850937e+002;
n=270; farx(n+1)=3.907628e+000; foe(n+1)=4.761731e+001; krok(n+1)=7.156975e-006; ng(n+1)=3.087692e+002;
n=271; farx(n+1)=3.920673e+000; foe(n+1)=4.759318e+001; krok(n+1)=1.549259e-005; ng(n+1)=1.841086e+002;
n=272; farx(n+1)=3.901331e+000; foe(n+1)=4.756909e+001; krok(n+1)=7.118613e-006; ng(n+1)=3.092334e+002;
n=273; farx(n+1)=3.914081e+000; foe(n+1)=4.754525e+001; krok(n+1)=1.539716e-005; ng(n+1)=1.829636e+002;
n=274; farx(n+1)=3.895048e+000; foe(n+1)=4.752169e+001; krok(n+1)=7.172631e-006; ng(n+1)=3.056294e+002;
n=275; farx(n+1)=3.907634e+000; foe(n+1)=4.749846e+001; krok(n+1)=1.507081e-005; ng(n+1)=1.827161e+002;
n=276; farx(n+1)=3.888877e+000; foe(n+1)=4.747545e+001; krok(n+1)=7.258975e-006; ng(n+1)=3.014935e+002;
n=277; farx(n+1)=3.901274e+000; foe(n+1)=4.745294e+001; krok(n+1)=1.453926e-005; ng(n+1)=1.829468e+002;
n=278; farx(n+1)=3.883020e+000; foe(n+1)=4.743064e+001; krok(n+1)=7.334139e-006; ng(n+1)=2.953783e+002;
n=279; farx(n+1)=3.895254e+000; foe(n+1)=4.740853e+001; krok(n+1)=1.438760e-005; ng(n+1)=1.823377e+002;
n=280; farx(n+1)=3.877340e+000; foe(n+1)=4.738663e+001; krok(n+1)=7.338903e-006; ng(n+1)=2.927538e+002;
n=281; farx(n+1)=3.889460e+000; foe(n+1)=4.736477e+001; krok(n+1)=1.447119e-005; ng(n+1)=1.812712e+002;
n=282; farx(n+1)=3.871711e+000; foe(n+1)=4.734305e+001; krok(n+1)=7.316160e-006; ng(n+1)=2.925861e+002;
n=283; farx(n+1)=3.883626e+000; foe(n+1)=4.732148e+001; krok(n+1)=1.438760e-005; ng(n+1)=1.803709e+002;
n=284; farx(n+1)=3.866113e+000; foe(n+1)=4.730013e+001; krok(n+1)=7.359141e-006; ng(n+1)=2.900787e+002;
n=285; farx(n+1)=3.878018e+000; foe(n+1)=4.727901e+001; krok(n+1)=1.430061e-005; ng(n+1)=1.800825e+002;
n=286; farx(n+1)=3.860771e+000; foe(n+1)=4.725786e+001; krok(n+1)=7.303802e-006; ng(n+1)=2.895712e+002;
n=287; farx(n+1)=3.872437e+000; foe(n+1)=4.723681e+001; krok(n+1)=1.445172e-005; ng(n+1)=1.784922e+002;
n=288; farx(n+1)=3.855456e+000; foe(n+1)=4.721589e+001; krok(n+1)=7.265431e-006; ng(n+1)=2.886052e+002;
n=289; farx(n+1)=3.867010e+000; foe(n+1)=4.719494e+001; krok(n+1)=1.468165e-005; ng(n+1)=1.771013e+002;
n=290; farx(n+1)=3.850044e+000; foe(n+1)=4.717409e+001; krok(n+1)=7.258975e-006; ng(n+1)=2.895467e+002;
n=291; farx(n+1)=3.861461e+000; foe(n+1)=4.715359e+001; krok(n+1)=1.442554e-005; ng(n+1)=1.768604e+002;
n=292; farx(n+1)=3.844777e+000; foe(n+1)=4.713316e+001; krok(n+1)=7.304702e-006; ng(n+1)=2.863395e+002;
n=293; farx(n+1)=3.856108e+000; foe(n+1)=4.711303e+001; krok(n+1)=1.430061e-005; ng(n+1)=1.764534e+002;
n=294; farx(n+1)=3.839660e+000; foe(n+1)=4.709287e+001; krok(n+1)=7.304702e-006; ng(n+1)=2.846876e+002;
n=295; farx(n+1)=3.850864e+000; foe(n+1)=4.707299e+001; krok(n+1)=1.430061e-005; ng(n+1)=1.756138e+002;
n=296; farx(n+1)=3.834595e+000; foe(n+1)=4.705305e+001; krok(n+1)=7.304702e-006; ng(n+1)=2.836252e+002;
n=297; farx(n+1)=3.845521e+000; foe(n+1)=4.703344e+001; krok(n+1)=1.404624e-005; ng(n+1)=1.749474e+002;
n=298; farx(n+1)=3.829621e+000; foe(n+1)=4.701403e+001; krok(n+1)=7.375505e-006; ng(n+1)=2.788359e+002;
n=299; farx(n+1)=3.840468e+000; foe(n+1)=4.699474e+001; krok(n+1)=1.395508e-005; ng(n+1)=1.745046e+002;
n=300; farx(n+1)=3.824763e+000; foe(n+1)=4.697555e+001; krok(n+1)=7.375505e-006; ng(n+1)=2.775252e+002;

figure; semilogy(farx,'b'); hold on; semilogy(foe,'r'); xlabel('Iteracje'); ylabel('Earx, Eoe'); legend('Earx','Eoe'); title('Uczenie predyktora OE');
figure; subplot(2,1,1); semilogy(krok); xlabel('Iteracje'); ylabel('Krok');
subplot(2,1,2); semilogy(ng); xlabel('Iteracje'); ylabel('Norma gradientu');
Earx=farx(n+1)
Eoe=foe(n+1)
